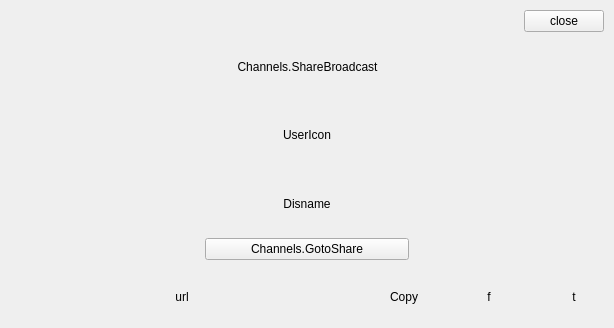
<?xml version="1.0" encoding="UTF-8"?>
<ui version="4.0">
 <class>ShareSourceItem</class>
 <widget class="QWidget" name="ShareSourceItem">
  <property name="geometry">
   <rect>
    <x>0</x>
    <y>0</y>
    <width>614</width>
    <height>328</height>
   </rect>
  </property>
  <property name="windowTitle">
   <string>Frame</string>
  </property>
  <layout class="QVBoxLayout" name="verticalLayout_2">
   <property name="spacing">
    <number>0</number>
   </property>
   <property name="leftMargin">
    <number>0</number>
   </property>
   <property name="topMargin">
    <number>0</number>
   </property>
   <property name="rightMargin">
    <number>0</number>
   </property>
   <property name="bottomMargin">
    <number>0</number>
   </property>
   <item>
    <widget class="QFrame" name="TitleFrame">
     <property name="sizePolicy">
      <sizepolicy hsizetype="Preferred" vsizetype="Maximum">
       <horstretch>0</horstretch>
       <verstretch>0</verstretch>
      </sizepolicy>
     </property>
     <layout class="QHBoxLayout" name="horizontalLayout_3">
      <property name="spacing">
       <number>0</number>
      </property>
      <property name="leftMargin">
       <number>0</number>
      </property>
      <property name="topMargin">
       <number>10</number>
      </property>
      <property name="rightMargin">
       <number>10</number>
      </property>
      <property name="bottomMargin">
       <number>0</number>
      </property>
      <item>
       <spacer name="horizontalSpacer">
        <property name="orientation">
         <enum>Qt::Horizontal</enum>
        </property>
        <property name="sizeHint" stdset="0">
         <size>
          <width>40</width>
          <height>20</height>
         </size>
        </property>
       </spacer>
      </item>
      <item>
       <widget class="QPushButton" name="CloseBtn">
        <property name="text">
         <string>close</string>
        </property>
       </widget>
      </item>
     </layout>
    </widget>
   </item>
   <item>
    <widget class="QFrame" name="ContentFrame">
     <property name="lineWidth">
      <number>0</number>
     </property>
     <layout class="QVBoxLayout" name="verticalLayout">
      <property name="spacing">
       <number>0</number>
      </property>
      <property name="leftMargin">
       <number>0</number>
      </property>
      <property name="topMargin">
       <number>0</number>
      </property>
      <property name="rightMargin">
       <number>0</number>
      </property>
      <property name="bottomMargin">
       <number>0</number>
      </property>
      <item>
       <layout class="QHBoxLayout" name="horizontalLayout_4">
        <item>
         <spacer name="horizontalSpacer_2">
          <property name="orientation">
           <enum>Qt::Horizontal</enum>
          </property>
          <property name="sizeHint" stdset="0">
           <size>
            <width>40</width>
            <height>20</height>
           </size>
          </property>
         </spacer>
        </item>
        <item>
         <widget class="QLabel" name="TitleLabel">
          <property name="text">
           <string>Channels.ShareBroadcast</string>
          </property>
          <property name="alignment">
           <set>Qt::AlignCenter</set>
          </property>
         </widget>
        </item>
        <item>
         <spacer name="horizontalSpacer_3">
          <property name="orientation">
           <enum>Qt::Horizontal</enum>
          </property>
          <property name="sizeHint" stdset="0">
           <size>
            <width>40</width>
            <height>20</height>
           </size>
          </property>
         </spacer>
        </item>
       </layout>
      </item>
      <item>
       <layout class="QHBoxLayout" name="horizontalLayout_5">
        <item>
         <spacer name="horizontalSpacer_4">
          <property name="orientation">
           <enum>Qt::Horizontal</enum>
          </property>
          <property name="sizeHint" stdset="0">
           <size>
            <width>40</width>
            <height>20</height>
           </size>
          </property>
         </spacer>
        </item>
        <item>
         <widget class="ComplexHeaderIcon" name="UserIconLabel">
          <property name="sizePolicy">
           <sizepolicy hsizetype="Expanding" vsizetype="Preferred">
            <horstretch>0</horstretch>
            <verstretch>0</verstretch>
           </sizepolicy>
          </property>
          <property name="text">
           <string>UserIcon</string>
          </property>
          <property name="scaledContents">
           <bool>true</bool>
          </property>
          <property name="alignment">
           <set>Qt::AlignCenter</set>
          </property>
          <property name="wordWrap">
           <bool>true</bool>
          </property>
         </widget>
        </item>
        <item>
         <spacer name="horizontalSpacer_5">
          <property name="orientation">
           <enum>Qt::Horizontal</enum>
          </property>
          <property name="sizeHint" stdset="0">
           <size>
            <width>40</width>
            <height>20</height>
           </size>
          </property>
         </spacer>
        </item>
       </layout>
      </item>
      <item>
       <layout class="QHBoxLayout" name="horizontalLayout_6">
        <item>
         <widget class="QLabel" name="DisnameLabel">
          <property name="sizePolicy">
           <sizepolicy hsizetype="Expanding" vsizetype="Preferred">
            <horstretch>0</horstretch>
            <verstretch>0</verstretch>
           </sizepolicy>
          </property>
          <property name="text">
           <string>Disname</string>
          </property>
          <property name="alignment">
           <set>Qt::AlignCenter</set>
          </property>
         </widget>
        </item>
       </layout>
      </item>
      <item>
       <layout class="QHBoxLayout" name="horizontalLayout_7">
        <item>
         <spacer name="horizontalSpacer_8">
          <property name="orientation">
           <enum>Qt::Horizontal</enum>
          </property>
          <property name="sizeHint" stdset="0">
           <size>
            <width>40</width>
            <height>20</height>
           </size>
          </property>
         </spacer>
        </item>
        <item>
         <widget class="QPushButton" name="GotoBtn">
          <property name="sizePolicy">
           <sizepolicy hsizetype="Expanding" vsizetype="Fixed">
            <horstretch>0</horstretch>
            <verstretch>0</verstretch>
           </sizepolicy>
          </property>
          <property name="text">
           <string>Channels.GotoShare</string>
          </property>
         </widget>
        </item>
        <item>
         <spacer name="horizontalSpacer_9">
          <property name="orientation">
           <enum>Qt::Horizontal</enum>
          </property>
          <property name="sizeHint" stdset="0">
           <size>
            <width>40</width>
            <height>20</height>
           </size>
          </property>
         </spacer>
        </item>
       </layout>
      </item>
      <item>
       <widget class="QFrame" name="UrlSFrame">
        <layout class="QHBoxLayout" name="horizontalLayout_2">
         <property name="spacing">
          <number>5</number>
         </property>
         <property name="leftMargin">
          <number>0</number>
         </property>
         <property name="topMargin">
          <number>5</number>
         </property>
         <property name="rightMargin">
          <number>0</number>
         </property>
         <property name="bottomMargin">
          <number>0</number>
         </property>
         <item>
          <widget class="CheckedFrame" name="UrlComplexFrame">
           <layout class="QHBoxLayout" name="horizontalLayout">
            <property name="spacing">
             <number>0</number>
            </property>
            <property name="leftMargin">
             <number>0</number>
            </property>
            <property name="topMargin">
             <number>0</number>
            </property>
            <property name="rightMargin">
             <number>0</number>
            </property>
            <property name="bottomMargin">
             <number>0</number>
            </property>
            <item>
             <widget class="QPushButton" name="UrlPtn">
              <property name="sizePolicy">
               <sizepolicy hsizetype="Expanding" vsizetype="Preferred">
                <horstretch>0</horstretch>
                <verstretch>0</verstretch>
               </sizepolicy>
              </property>
              <property name="text">
               <string>url</string>
              </property>
              <property name="flat">
               <bool>true</bool>
              </property>
             </widget>
            </item>
            <item>
             <widget class="QPushButton" name="CopyBtn">
              <property name="sizePolicy">
               <sizepolicy hsizetype="Maximum" vsizetype="Preferred">
                <horstretch>0</horstretch>
                <verstretch>0</verstretch>
               </sizepolicy>
              </property>
              <property name="text">
               <string>Copy</string>
              </property>
              <property name="checkable">
               <bool>true</bool>
              </property>
              <property name="flat">
               <bool>true</bool>
              </property>
             </widget>
            </item>
           </layout>
          </widget>
         </item>
         <item>
          <widget class="QFrame" name="UrlLinkFrame">
           <layout class="QHBoxLayout" name="UrlsLayout" stretch="0,0">
            <property name="spacing">
             <number>5</number>
            </property>
            <property name="sizeConstraint">
             <enum>QLayout::SetMaximumSize</enum>
            </property>
            <property name="leftMargin">
             <number>0</number>
            </property>
            <property name="topMargin">
             <number>0</number>
            </property>
            <property name="rightMargin">
             <number>0</number>
            </property>
            <property name="bottomMargin">
             <number>0</number>
            </property>
            <item>
             <widget class="QPushButton" name="OpenUrlFaceBook">
              <property name="sizePolicy">
               <sizepolicy hsizetype="Maximum" vsizetype="Preferred">
                <horstretch>0</horstretch>
                <verstretch>0</verstretch>
               </sizepolicy>
              </property>
              <property name="toolTip">
               <string>Channels.FacebookShareTip</string>
              </property>
              <property name="text">
               <string>f</string>
              </property>
              <property name="flat">
               <bool>true</bool>
              </property>
             </widget>
            </item>
            <item>
             <widget class="QPushButton" name="OpenUrlTwitter">
              <property name="sizePolicy">
               <sizepolicy hsizetype="Maximum" vsizetype="Preferred">
                <horstretch>0</horstretch>
                <verstretch>0</verstretch>
               </sizepolicy>
              </property>
              <property name="toolTip">
               <string>Channels.TwitterShareTip</string>
              </property>
              <property name="text">
               <string>t</string>
              </property>
              <property name="flat">
               <bool>true</bool>
              </property>
             </widget>
            </item>
           </layout>
          </widget>
         </item>
        </layout>
       </widget>
      </item>
     </layout>
    </widget>
   </item>
  </layout>
 </widget>
 <customwidgets>
  <customwidget>
   <class>ComplexHeaderIcon</class>
   <extends>QLabel</extends>
   <header location="global">ComplexHeaderIcon.h</header>
  </customwidget>
  <customwidget>
   <class>CheckedFrame</class>
   <extends>QFrame</extends>
   <header location="global">CheckedFrame.h</header>
   <container>1</container>
  </customwidget>
 </customwidgets>
 <resources>
  <include location="../data/Style/ChannelResources.qrc"/>
 </resources>
 <connections/>
</ui>
